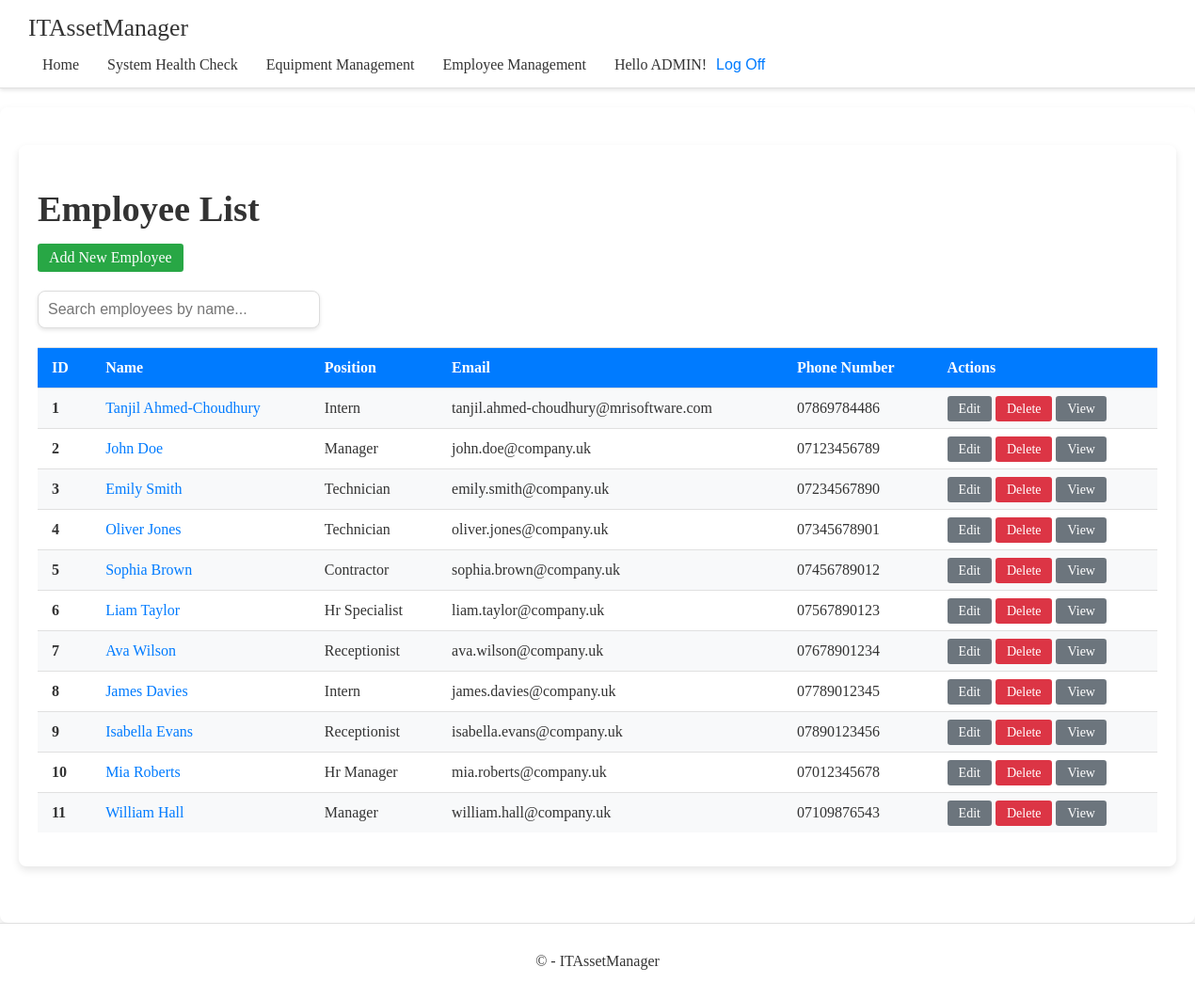
Page /employee/ (signed in) on the earlier database version.
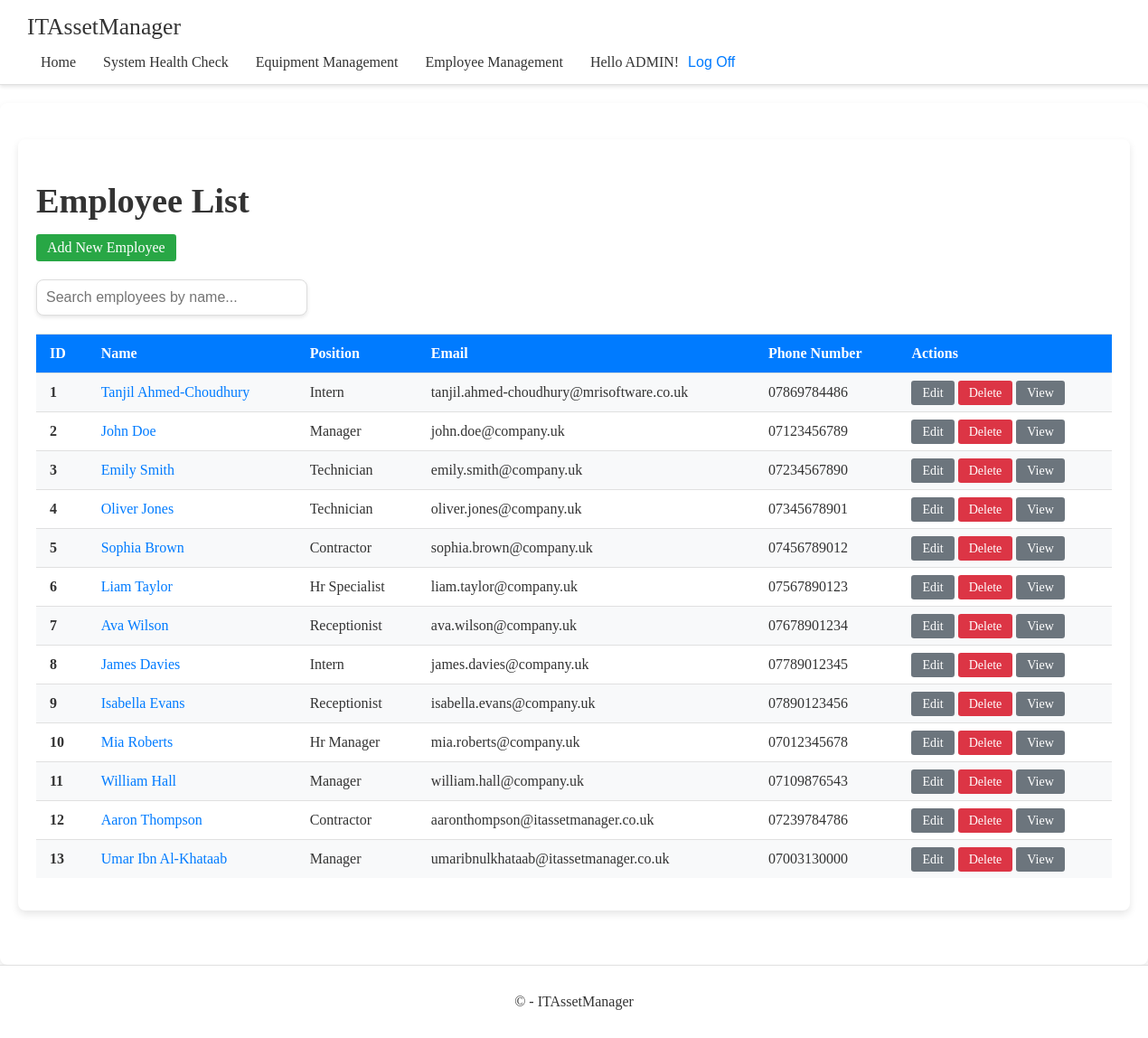
Same page on the later database version.
### app/models.py (models this page shows, shortened)
class Employee(models.Model):
    POSITION_CHOICES = [
        ('manager', 'Manager'),
        ('technician', 'Technician'),
        ('intern', 'Intern'),
        ('contractor', 'Contractor'),
        ('receptionist', 'Receptionist'),
        ('hr manager', 'Hr Manager'),
    ]
    first_name = models.CharField(max_length=50)
    last_name = models.CharField(max_length=50)
    email = models.EmailField(unique=True)
    phone_number = models.CharField(max_length=15, null=True, blank=True)  # Nullable and blankable
    position = models.CharField(max_length=20, choices=POSITION_CHOICES, default='intern')
    hire_date = models.DateField(default=date.today)  # Default to current day
    equipment = models.ManyToManyField(Equipment, blank=True)

### app/decorators.py (the view)
    def wrapper(request, *args, **kwargs):
        if not request.user.is_authenticated:
            return redirect('login')
        return view_func(request, *args, **kwargs)

### app/views.py (called while the page is built)
@login_required
def employee_list(request):
    employees = Employee.objects.all()
    return render(request, 'app/employee/employee_list.html', {'employees': employees})

### app/templates/app/employee/employee_list.html (shortened to what this page needs)
{% extends 'app/base.html' %}
{% load static %}
{% block extra_head %}
<link rel="stylesheet" href="{% static 'app/content/employee/employee_list.css' %}">
{% endblock %}
{% block content %}
<div class="container mt-4">
    <h1 class="mb-4">Employee List</h1>
    <a class="add-employee-btn" href="{% url 'employee_create' %}">Add New Employee</a>
    <div style="margin-bottom: 20px; text-align: left;">
        <input type="search" data-search="employeeTableBody"
               placeholder="Search employees by name..."
               style="width: 100%; max-width: 300px; padding: 10px; font-size: 1rem; border: 1px solid #ddd; border-radius: 8px; box-shadow: 0 2px 4px rgba(0, 0, 0, 0.1); transition: border-color 0.3s ease; outline: none;">
    </div>
    <table class="table table-striped table-hover">
        <thead class="thead-dark">
            <tr>
                <th scope="col">ID</th>
                <th scope="col">Name</th>
                <th scope="col">Position</th>
                <th scope="col">Email</th>
                <th scope="col">Phone Number</th>
                <th scope="col">Actions</th>
            </tr>
        </thead>
        <tbody id="employeeTableBody">
            {% for employee in employees %}
            <tr>
                <th scope="row">{{ forloop.counter }}</th>
                <td>
                    <a class="employee-link" href="{% url 'employee_detail' employee.pk %}">{{ employee.first_name }} {{ employee.last_name }}</a>
                </td>
                <td>{{ employee.position|title }}</td>
                <td>{{ employee.email|lower }}</td>
                <td>{{ employee.phone_number }}</td>
                <td>
                    <a class="btn btn-secondary btn-sm" style="text-decoration: none;" href="{% url 'employee_update' employee.pk %}">Edit</a>
                    <form method="post" action="{% url 'employee_delete' employee.pk %}" style="display:inline;">
                        <a class="btn btn-danger btn-sm" style="text-decoration: none;" href="{% url 'employee_delete' employee.pk %}">Delete</a>
                    </form>
                    <a class="btn btn-secondary btn-sm" style="text-decoration: none;" href="{% url 'employee_detail' employee.pk %}">View</a>
                </td>
            </tr>
            {% endfor %}
        </tbody>
    </table>
</div>
{% endblock %}

Differences in the rows shown:
changed Employee "Tanjil": email "tanjil.ahmed-choudhury@mrisoftware.com" → "tanjil.ahmed-choudhury@mrisoftware.co.uk"
added Employee: first_name "Aaron", last_name "Thompson", position "Contractor", email "aaronthompson@itassetmanager.co.uk", phone_number "07239784786"
added Employee: first_name "Umar", last_name "Ibn Al-Khataab", position "Manager", email "umaribnulkhataab@itassetmanager.co.uk", phone_number "07003130000"
